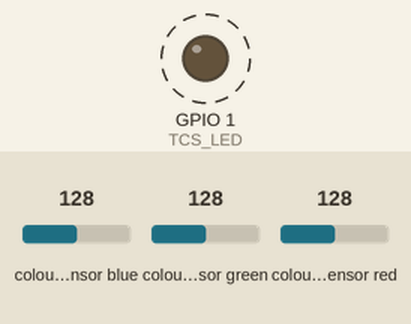
This sketch was run on a simulated ESP8266 (NodeMCU). Parts: output pins drawn as LEDs (lit = HIGH). Wiring (inferred from the names in the program): TCS3200 colour sensor: output D8; S2 D6; S3 D7; S0 D4; S1 D5. Dashed ring = blinking. The test bench sets the inputs (shaded band); at power-on: colour sensor blue 128, colour sensor green 128, colour sensor red 128. Pins used as bus, display or sensor lines are not drawn; what the sketch prints to the serial monitor is not drawn.

Above: at 1.2 s.
1.3 s: colour sensor blue set to 191
Timing chart, 0 to 10.3 s (numbered marks = the images above; inputs shaded):
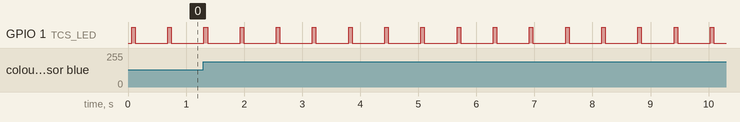

Measured:
- by itself, GPIO 1 (TCS_LED): alternates HIGH for 0.06 s and LOW for 0.56 s

The sketch:

ColorSensorTest.ino
```cpp
// TCS3200 sanity check: LED ambient-subtracted RGBC read + a simple
// BLUE-channel threshold (no ML model). Prints the ambient-subtracted RGBC and
// the resulting front-face guess (cyan/black) roughly twice a second.
//
// Read model (matches PARMain): a 5-frame averaged RGBC with the illumination
// LEDs OFF (ambient) is subtracted from a 5-frame average with the LEDs ON.
// Room light cancels, so the result depends only on the disc + our own LEDs.
//
// Polarity: the sensor views the BACK of each disc. An ON disc (cyan on the
// FRONT) shows its BLACK back to the sensor -> LOW BLUE channel; an OFF disc
// (black front) shows its cyan back -> HIGH clear. So front cyan/on = clear
// below the threshold. gridState/the "on" result is the FRONT/displayed color.

const int TCS_S0  = D4;
const int TCS_S1  = D5;
const int TCS_S2  = D6;
const int TCS_S3  = D7;
const int TCS_OUT = D8;
const int TCS_LED = D10;  // illumination bank (NPN base); HIGH = on

// S2/S3 select the photodiode filter bank. Datasheet names; whether they
// are physically right on this rig is unresolved and does not matter.
//
// !! CHANNEL: classifyDisc thresholds the `c` slot -- TcsFilter value 2,
// !! commanded (S2=H, S3=L). Reversed 2026-08-22 from the 2026-08-20 decision
// !! to threshold `b`; slot `b`'s two populations OVERLAP and cannot be
// !! separated by any cut. Measured on 666 cells of full-board ground truth:
// !! best achievable errors r=7 g=6 b=14 c=6, and 40 earlier jobs (26,640
// !! cells) thresholding `c` scored 0.33%. Threshold and rationale live in
// !! PARMain.ino -- keep this file in sync with it, do not re-derive here.
enum TcsFilter {
  TCS_RED = 0,    // S2=L,S3=L
  TCS_BLUE = 1,   // S2=L,S3=H -- populations OVERLAP, unusable
  TCS_CLEAR = 2,  // S2=H,S3=L <- the channel classifyDisc reads (slot `c`)
  TCS_GREEN = 3   // S2=H,S3=H -- separates ~as well as value 2, unused
};

void tcsSelect(TcsFilter f) {
  digitalWrite(TCS_S2, (f & 0x02) ? HIGH : LOW);
  digitalWrite(TCS_S3, (f & 0x01) ? HIGH : LOW);
}

unsigned long tcsReadFrequencyHz() {
  unsigned long halfUs = pulseIn(TCS_OUT, HIGH, 100000UL);
  if (halfUs == 0) return 0;
  return 500000UL / halfUs;
}

// 5-frame averaged RGBC at whatever the current illumination is. Used twice per
// read by readAmbientSubtracted() — once LEDs-off, once LEDs-on.
void tcsReadRGBC(unsigned long& r, unsigned long& g,
                 unsigned long& b, unsigned long& c) {
  uint32_t sr = 0, sg = 0, sb = 0, sc = 0;
  for (int i = 0; i < 5; i++) {
    tcsSelect(TCS_RED);   delay(2); sr += tcsReadFrequencyHz();
    tcsSelect(TCS_GREEN); delay(2); sg += tcsReadFrequencyHz();
    tcsSelect(TCS_CLEAR); delay(2); sc += tcsReadFrequencyHz();
    tcsSelect(TCS_BLUE);  delay(2); sb += tcsReadFrequencyHz();
  }
  r = sr / 5; g = sg / 5; b = sb / 5; c = sc / 5;
}

// LED settle after toggling the illumination bank before reading.
const int LED_SETTLE_MS = 20;

// One ambient-subtracted RGBC read: LEDs-off average subtracted from LEDs-on
// average. Negatives clamped to 0. LEDs left off.
void readAmbientSubtracted(long& r, long& g, long& b, long& c) {
  unsigned long ar, ag, ab, ac, lr, lg, lb, lc;
  digitalWrite(TCS_LED, LOW);  delay(LED_SETTLE_MS); tcsReadRGBC(ar, ag, ab, ac);
  digitalWrite(TCS_LED, HIGH); delay(LED_SETTLE_MS); tcsReadRGBC(lr, lg, lb, lc);
  digitalWrite(TCS_LED, LOW);
  r = (long)lr - (long)ar; if (r < 0) r = 0;
  g = (long)lg - (long)ag; if (g < 0) g = 0;
  b = (long)lb - (long)ab; if (b < 0) b = 0;
  c = (long)lc - (long)ac; if (c < 0) c = 0;
}

// Simple threshold on the ambient-subtracted BLUE channel. 1 = cyan/on
// (front), 0 = black/off. See polarity note at the top.
// Classification threshold. Physically the BLUE channel, not clear — the S2/S3
// select lines are crossed on this rig; the enum labels name the PHYSICAL
// filter, so tcsReadRGBC's `b` output holds true BLUE and `c` holds true CLEAR.
// That is deliberate (blue separates the disc faces 10.21x vs clear's 2.22x).
// Full explanation and the measurements are in PARMain.ino at this constant.
// 3535 = geometric mean of the measured populations; was 6000, which was
// lopsided (3.69x / 1.28x) toward the failure side.
const long SCAN_ON_CLEAR_MAX = 900;
static inline uint8_t classifyDisc(long c) { return (c < SCAN_ON_CLEAR_MAX) ? 1 : 0; }

void setup() {
  Serial.begin(115200);
  while (!Serial);

  pinMode(TCS_S0, OUTPUT);
  pinMode(TCS_S1, OUTPUT);
  pinMode(TCS_S2, OUTPUT);
  pinMode(TCS_S3, OUTPUT);
  pinMode(TCS_OUT, INPUT);
  pinMode(TCS_LED, OUTPUT);
  digitalWrite(TCS_LED, LOW);

  // 20% output frequency scaling.
  digitalWrite(TCS_S0, HIGH);
  digitalWrite(TCS_S1, LOW);
  tcsSelect(TCS_CLEAR);  // idle on the channel classifyDisc reads

  Serial.println("TCS3200 ambient-subtracted test ready.");
  Serial.println("R\tG\tB\tC\tguess");
}

void loop() {
  long r, g, b, c;
  readAmbientSubtracted(r, g, b, c);
  const char* guess = classifyDisc(c) ? "cyan" : "black";

  Serial.print(r); Serial.print('\t');
  Serial.print(g); Serial.print('\t');
  Serial.print(b); Serial.print('\t');
  Serial.print(c); Serial.print('\t');
  Serial.println(guess);

  delay(500);
}
```
